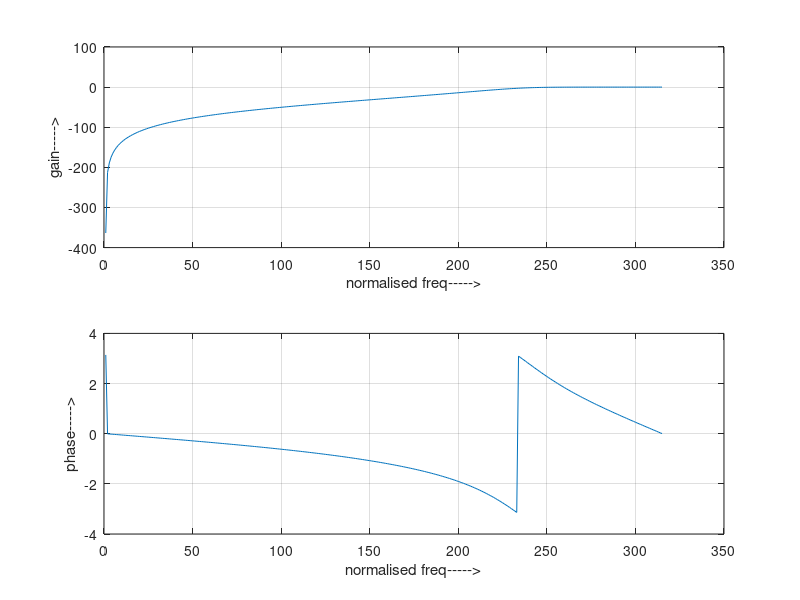

Write MATLAB code to recreate this figure.
alphap = .4;
alphas = 30;
fp =800;
fs = 400;
f =2000;

omp= 2*fp / f;
oms = 2*fs/ f;

[n,wn] = buttord(omp,oms,alphap,alphas);
[b,a] = butter(n,wn, 'high');

w = 0:0.01:pi;

[h,om] = freqz(b,a,w,'whole');

m = 20*log10(abs(h));
subplot(2,1,1);
plot(m);
grid;
xlabel("normalised freq----->");
ylabel("gain----->");

an=angle(h);
subplot(2,1,2);
plot(an);
grid;
xlabel("normalised freq----->");
ylabel("phase----->");

disp(b);
disp(a);